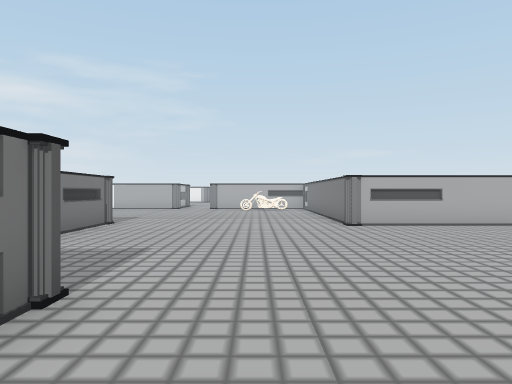
View 1 (above)

18 first-person views from a walk through a Unity game level. The camera is 1.5 m above the floor, looks level and sees 70° across. The floor is counted in squares, 1.8 m on a side. Each view is taken from the middle of a square. On the plan, view 1 faces up. The plan holds only what a view shows up to about 12 squares ahead; the rest is blank. The player character is not drawn. Door leaves are left out, so doorways stand open. Some surface patterns are stand-ins.

View 2
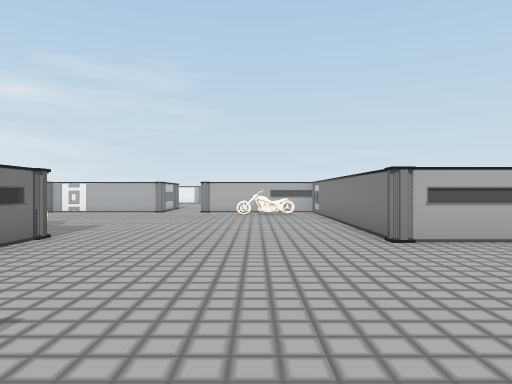

View 3
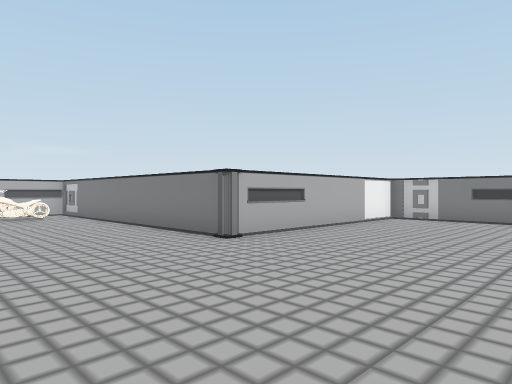

View 4
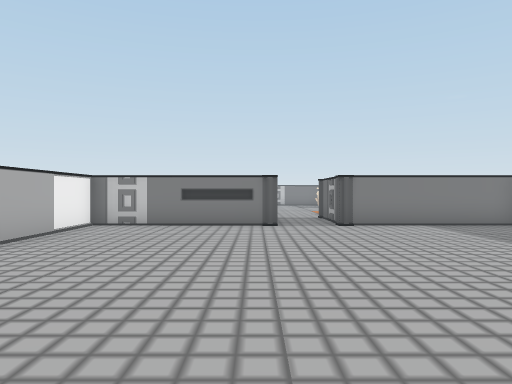

View 5
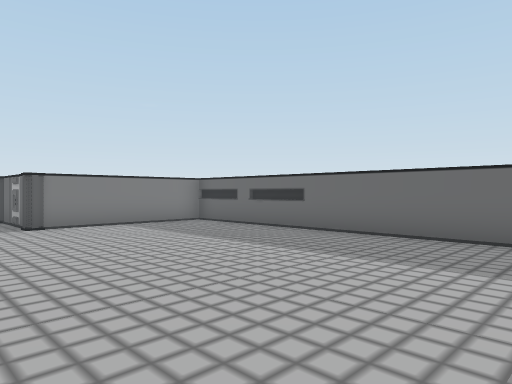

View 6
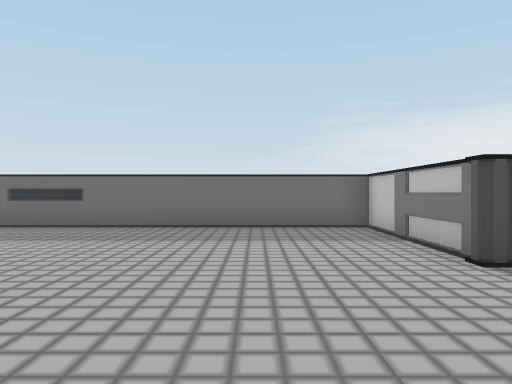

View 7
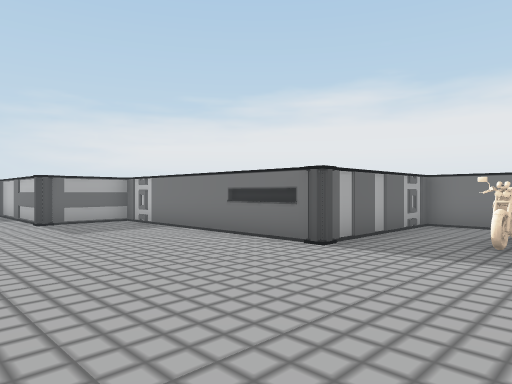

View 8
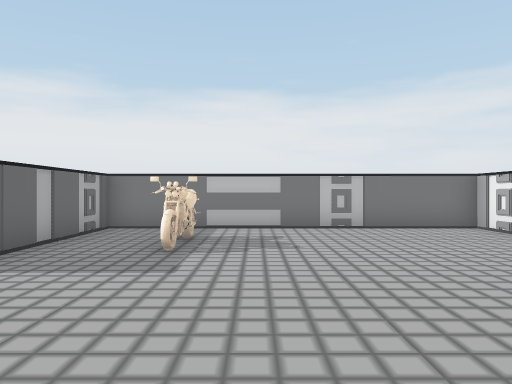

View 9
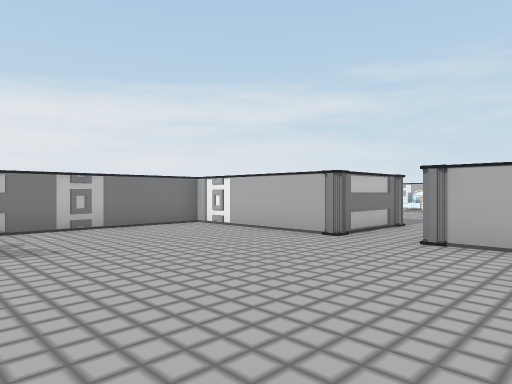

View 10
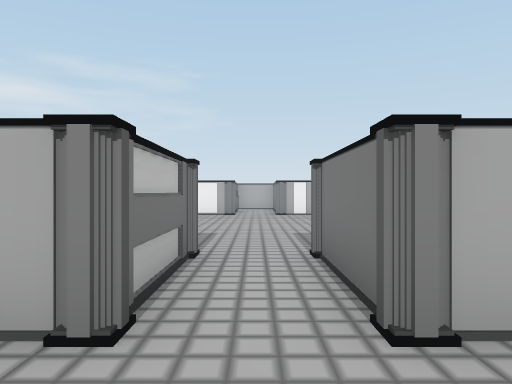

View 11
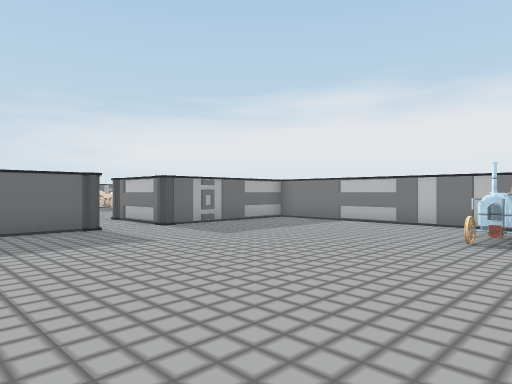

View 12
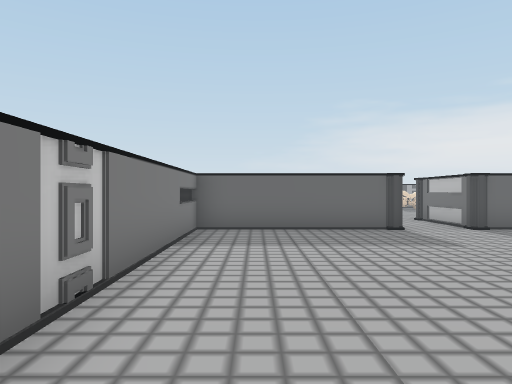

View 13
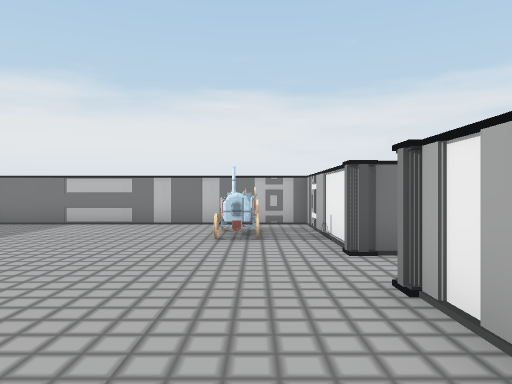

View 14
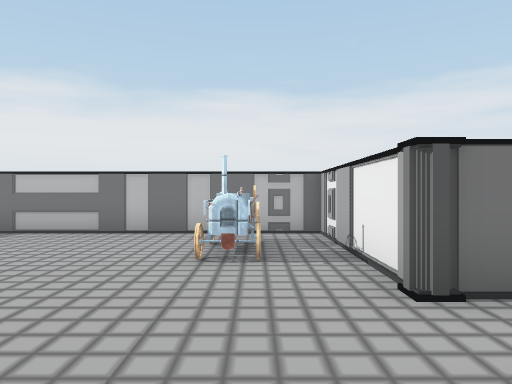

View 15
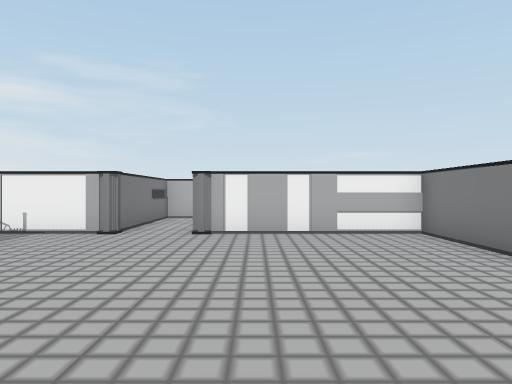

View 16
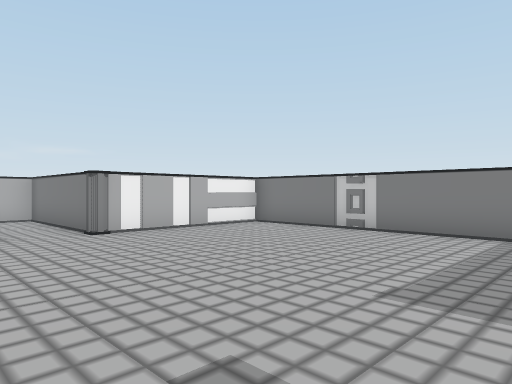

View 17
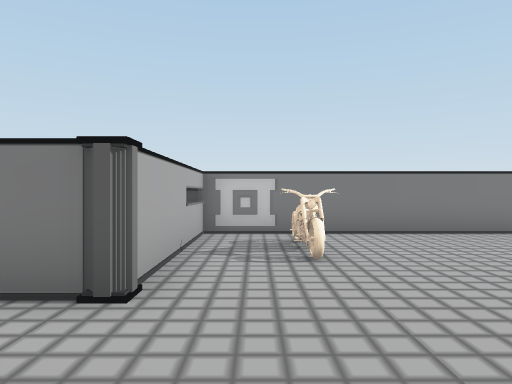

View 18
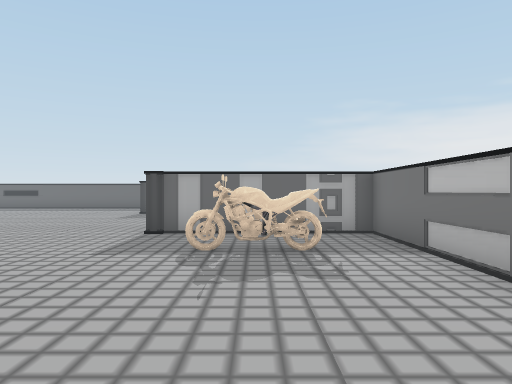

### Floor plan
Points are (right, up) in squares from view 1. A wall is a line through its corners. A room is listed if a view was taken in it or the views show most of it. See-through windows are left out.
Room 1 (views 1, 2, 3, 4, 5, 6, 7, 8, 9, 10, 17, 18)
walls: (9.1, 4.4) (9.1, 9.1) (2.3, 9.1) (2.3, 18.1) (-2.2, 18.1); (-3.9, 18.1) (-8.4, 18.1) (-8.4, 9.6) (-3.9, 9.6) (-3.9, 2.9) (-1.6, 2.9) (-1.6, -1.6) (9.1, -1.6) (9.1, 2.9)
ways out: opening at (-3, 17) to room 2; opening at (8.5, 3.5)
objects: other object (-7, 12) to (-5, 12); other object (0, 16) to (1, 16)
Room 2 (views 11, 12, 13, 14, 15, 16)
walls: (-7.9, 20.9) (-3.9, 20.9) (-3.9, 18.1); (-2.2, 18.1) (-2.2, 20.9) (2.3, 20.9) (2.3, 29.3) (-2.2, 29.3) (-2.2, 33.8) (-3.9, 33.8) (-3.9, 29.3) (-8.4, 29.3) (-8.4, 21.4)
ways out: opening at (-3, 17) to room 1
objects: car (-7, 28) to (-6, 28)

Positions as (right, up) in squares from view 1, and headings:
1: (0, 0), facing up
2: (0, 3), facing up
3: (-2, 4), facing up-right
4: (0, 5), facing right
5: (0, 5), facing down-right
6: (1, 7), facing down
7: (1, 13), facing down-left
8: (0, 13), facing left
9: (0, 12), facing up-left
10: (-3, 16), facing up
11: (1, 29), facing down-left
12: (1, 29), facing down
13: (1, 28), facing left
14: (-1, 28), facing left
15: (-1, 22), facing up
16: (-5, 22), facing up-right
17: (-5, 17), facing right
18: (-6, 17), facing down
